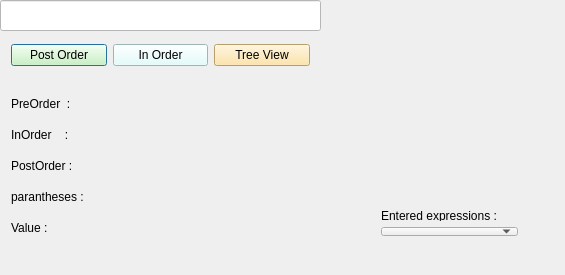
<?xml version="1.0" encoding="UTF-8"?>
<ui version="4.0">
 <class>Dialog</class>
 <widget class="QDialog" name="Dialog">
  <property name="geometry">
   <rect>
    <x>0</x>
    <y>0</y>
    <width>565</width>
    <height>275</height>
   </rect>
  </property>
  <property name="windowTitle">
   <string>Dialog</string>
  </property>
  <property name="styleSheet">
   <string notr="true">background-color: qlineargradient(spread:pad, x1:0, y1:0, x2:1, y2:0, stop:0 		rgb(221, 255, 209), stop:1 rgb(209, 244, 255));</string>
  </property>
  <widget class="QWidget" name="layoutWidget">
   <property name="geometry">
    <rect>
     <x>110</x>
     <y>80</y>
     <width>251</width>
     <height>171</height>
    </rect>
   </property>
   <layout class="QVBoxLayout" name="verticalLayout_2">
    <item>
     <widget class="QLabel" name="preO_R">
      <property name="styleSheet">
       <string notr="true">font: 12pt &quot;MS Shell Dlg 2&quot;;</string>
      </property>
      <property name="text">
       <string/>
      </property>
     </widget>
    </item>
    <item>
     <widget class="QLabel" name="inO_R">
      <property name="styleSheet">
       <string notr="true">font: 12pt &quot;MS Shell Dlg 2&quot;;</string>
      </property>
      <property name="text">
       <string/>
      </property>
     </widget>
    </item>
    <item>
     <widget class="QLabel" name="postO_R">
      <property name="styleSheet">
       <string notr="true">font: 12pt &quot;MS Shell Dlg 2&quot;;</string>
      </property>
      <property name="text">
       <string/>
      </property>
     </widget>
    </item>
    <item>
     <widget class="QLabel" name="label_5">
      <property name="styleSheet">
       <string notr="true">font: 12pt &quot;MS Shell Dlg 2&quot;;</string>
      </property>
      <property name="text">
       <string/>
      </property>
     </widget>
    </item>
    <item>
     <widget class="QLabel" name="lastVal_R">
      <property name="styleSheet">
       <string notr="true">font: 12pt &quot;MS Shell Dlg 2&quot;;</string>
      </property>
      <property name="text">
       <string/>
      </property>
     </widget>
    </item>
   </layout>
  </widget>
  <widget class="QLineEdit" name="lineEdit">
   <property name="geometry">
    <rect>
     <x>0</x>
     <y>0</y>
     <width>321</width>
     <height>31</height>
    </rect>
   </property>
   <property name="styleSheet">
    <string notr="true">background-color: rgb(255, 255, 255);</string>
   </property>
  </widget>
  <widget class="QWidget" name="layoutWidget_2">
   <property name="geometry">
    <rect>
     <x>0</x>
     <y>80</y>
     <width>102</width>
     <height>171</height>
    </rect>
   </property>
   <layout class="QVBoxLayout" name="verticalLayout">
    <item>
     <widget class="QLabel" name="label_2">
      <property name="styleSheet">
       <string notr="true">font: 12pt &quot;MS Shell Dlg 2&quot;;</string>
      </property>
      <property name="text">
       <string>PreOrder  : </string>
      </property>
     </widget>
    </item>
    <item>
     <widget class="QLabel" name="label_3">
      <property name="styleSheet">
       <string notr="true">font: 12pt &quot;MS Shell Dlg 2&quot;;</string>
      </property>
      <property name="text">
       <string>InOrder    : </string>
      </property>
     </widget>
    </item>
    <item>
     <widget class="QLabel" name="label">
      <property name="styleSheet">
       <string notr="true">font: 12pt &quot;MS Shell Dlg 2&quot;;</string>
      </property>
      <property name="text">
       <string>PostOrder : </string>
      </property>
     </widget>
    </item>
    <item>
     <widget class="QLabel" name="label_4">
      <property name="styleSheet">
       <string notr="true">font: 12pt &quot;MS Shell Dlg 2&quot;;</string>
      </property>
      <property name="text">
       <string>parantheses : </string>
      </property>
     </widget>
    </item>
    <item>
     <widget class="QLabel" name="lastVal_L">
      <property name="styleSheet">
       <string notr="true">font: 12pt &quot;MS Shell Dlg 2&quot;;</string>
      </property>
      <property name="text">
       <string>Value :</string>
      </property>
     </widget>
    </item>
   </layout>
  </widget>
  <widget class="QWidget" name="layoutWidget">
   <property name="geometry">
    <rect>
     <x>0</x>
     <y>30</y>
     <width>321</width>
     <height>51</height>
    </rect>
   </property>
   <layout class="QHBoxLayout" name="horizontalLayout">
    <item>
     <widget class="QPushButton" name="postO_Button">
      <property name="styleSheet">
       <string notr="true">background-color: rgb(210, 255, 181);</string>
      </property>
      <property name="text">
       <string>Post Order</string>
      </property>
     </widget>
    </item>
    <item>
     <widget class="QPushButton" name="inO_Button">
      <property name="styleSheet">
       <string notr="true">background-color: rgb(220, 255, 253);</string>
      </property>
      <property name="text">
       <string>In Order</string>
      </property>
     </widget>
    </item>
    <item>
     <widget class="QPushButton" name="pushButton">
      <property name="styleSheet">
       <string notr="true">background-color: rgb(255, 223, 146);</string>
      </property>
      <property name="text">
       <string>Tree View</string>
      </property>
     </widget>
    </item>
   </layout>
  </widget>
  <widget class="QWidget" name="layoutWidget">
   <property name="geometry">
    <rect>
     <x>370</x>
     <y>200</y>
     <width>159</width>
     <height>47</height>
    </rect>
   </property>
   <layout class="QVBoxLayout" name="verticalLayout_3">
    <item>
     <widget class="QLabel" name="label_6">
      <property name="styleSheet">
       <string notr="true">font: 12pt &quot;MS Shell Dlg 2&quot;;</string>
      </property>
      <property name="text">
       <string>Entered expressions : </string>
      </property>
     </widget>
    </item>
    <item>
     <widget class="QComboBox" name="comboBox_2"/>
    </item>
   </layout>
  </widget>
  <widget class="QTableView" name="tableView">
   <property name="geometry">
    <rect>
     <x>10</x>
     <y>290</y>
     <width>261</width>
     <height>241</height>
    </rect>
   </property>
  </widget>
  <widget class="QPushButton" name="pushButton_2">
   <property name="geometry">
    <rect>
     <x>310</x>
     <y>390</y>
     <width>101</width>
     <height>31</height>
    </rect>
   </property>
   <property name="styleSheet">
    <string notr="true">background-color: rgb(252, 68, 43);
color: rgb(255, 255, 255);</string>
   </property>
   <property name="text">
    <string>Delete</string>
   </property>
  </widget>
 </widget>
 <layoutdefault spacing="6" margin="11"/>
 <resources/>
 <connections/>
</ui>
